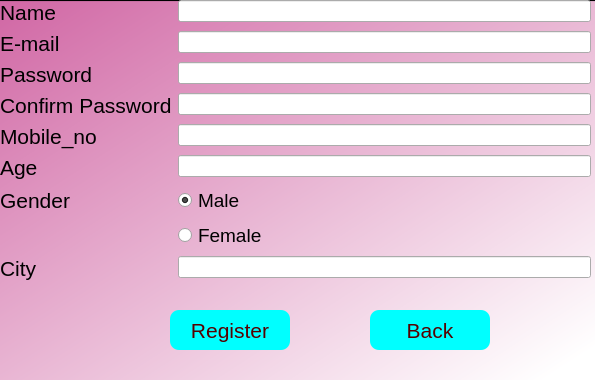
<?xml version="1.0" encoding="UTF-8"?>
<ui version="4.0">
 <class>Dialog</class>
 <widget class="QDialog" name="Dialog">
  <property name="geometry">
   <rect>
    <x>0</x>
    <y>0</y>
    <width>595</width>
    <height>380</height>
   </rect>
  </property>
  <property name="windowTitle">
   <string>New User Entry Form</string>
  </property>
  <property name="windowIcon">
   <iconset>
    <normaloff>C:/Users/hp/Downloads/new user.png</normaloff>C:/Users/hp/Downloads/new user.png</iconset>
  </property>
  <widget class="QLineEdit" name="lineEdit">
   <property name="geometry">
    <rect>
     <x>-10</x>
     <y>0</y>
     <width>610</width>
     <height>390</height>
    </rect>
   </property>
   <property name="styleSheet">
    <string notr="true">background-color: qlineargradient(spread:pad, x1:0.0248052, y1:0.011, x2:0.955039, y2:0.926, stop:0 rgba(209, 104, 165, 255), stop:1 rgba(255, 255, 255, 255));</string>
   </property>
   <property name="readOnly">
    <bool>true</bool>
   </property>
  </widget>
  <widget class="QWidget" name="formLayoutWidget">
   <property name="geometry">
    <rect>
     <x>0</x>
     <y>0</y>
     <width>591</width>
     <height>323</height>
    </rect>
   </property>
   <layout class="QFormLayout" name="formLayout">
    <item row="0" column="0">
     <widget class="QLabel" name="label">
      <property name="font">
       <font>
        <pointsize>16</pointsize>
       </font>
      </property>
      <property name="text">
       <string>Name</string>
      </property>
     </widget>
    </item>
    <item row="0" column="1">
     <widget class="QLineEdit" name="t1"/>
    </item>
    <item row="2" column="0">
     <widget class="QLabel" name="label_2">
      <property name="font">
       <font>
        <pointsize>16</pointsize>
       </font>
      </property>
      <property name="text">
       <string>E-mail</string>
      </property>
     </widget>
    </item>
    <item row="2" column="1">
     <widget class="QLineEdit" name="t2"/>
    </item>
    <item row="3" column="0">
     <widget class="QLabel" name="label_8">
      <property name="font">
       <font>
        <pointsize>16</pointsize>
       </font>
      </property>
      <property name="text">
       <string>Password</string>
      </property>
     </widget>
    </item>
    <item row="3" column="1">
     <widget class="QLineEdit" name="t3"/>
    </item>
    <item row="4" column="0">
     <widget class="QLabel" name="label_7">
      <property name="font">
       <font>
        <pointsize>16</pointsize>
       </font>
      </property>
      <property name="text">
       <string>Confirm Password</string>
      </property>
     </widget>
    </item>
    <item row="4" column="1">
     <widget class="QLineEdit" name="t4"/>
    </item>
    <item row="5" column="0">
     <widget class="QLabel" name="label_6">
      <property name="font">
       <font>
        <pointsize>16</pointsize>
       </font>
      </property>
      <property name="text">
       <string>Mobile_no</string>
      </property>
     </widget>
    </item>
    <item row="6" column="0">
     <widget class="QLabel" name="label_5">
      <property name="font">
       <font>
        <pointsize>16</pointsize>
       </font>
      </property>
      <property name="text">
       <string>Age</string>
      </property>
     </widget>
    </item>
    <item row="8" column="0">
     <widget class="QLabel" name="label_4">
      <property name="font">
       <font>
        <pointsize>16</pointsize>
       </font>
      </property>
      <property name="text">
       <string>Gender</string>
      </property>
     </widget>
    </item>
    <item row="8" column="1">
     <widget class="QRadioButton" name="rb1">
      <property name="font">
       <font>
        <pointsize>14</pointsize>
       </font>
      </property>
      <property name="text">
       <string>Male</string>
      </property>
      <property name="checked">
       <bool>true</bool>
      </property>
     </widget>
    </item>
    <item row="9" column="1">
     <widget class="QRadioButton" name="rb2">
      <property name="font">
       <font>
        <pointsize>14</pointsize>
       </font>
      </property>
      <property name="text">
       <string>Female</string>
      </property>
     </widget>
    </item>
    <item row="11" column="0">
     <widget class="QLabel" name="label_3">
      <property name="font">
       <font>
        <pointsize>16</pointsize>
       </font>
      </property>
      <property name="text">
       <string>City</string>
      </property>
     </widget>
    </item>
    <item row="5" column="1">
     <widget class="QLineEdit" name="t5"/>
    </item>
    <item row="6" column="1">
     <widget class="QLineEdit" name="t6"/>
    </item>
    <item row="11" column="1">
     <widget class="QLineEdit" name="t7"/>
    </item>
   </layout>
  </widget>
  <widget class="QPushButton" name="btn1">
   <property name="geometry">
    <rect>
     <x>170</x>
     <y>310</y>
     <width>120</width>
     <height>40</height>
    </rect>
   </property>
   <property name="font">
    <font>
     <family>MS Shell Dlg 2</family>
     <pointsize>16</pointsize>
     <weight>9</weight>
     <italic>false</italic>
     <bold>false</bold>
    </font>
   </property>
   <property name="styleSheet">
    <string notr="true">QPushButton{
	background-color: rgb(0, 255, 255);
	font: 75 16pt &quot;MS Shell Dlg 2&quot;;
	color: rgb(85, 0, 0);
border-radius:9px;
}

QPushButton:hover{
background-color: rgb(0, 0, 0);
	color: rgb(255, 255, 255);}</string>
   </property>
   <property name="text">
    <string>Register</string>
   </property>
  </widget>
  <widget class="QPushButton" name="btn2">
   <property name="geometry">
    <rect>
     <x>370</x>
     <y>310</y>
     <width>120</width>
     <height>40</height>
    </rect>
   </property>
   <property name="font">
    <font>
     <family>MS Shell Dlg 2</family>
     <pointsize>16</pointsize>
     <weight>9</weight>
     <italic>false</italic>
     <bold>false</bold>
    </font>
   </property>
   <property name="styleSheet">
    <string notr="true">QPushButton{
	background-color: rgb(0, 255, 255);
	font: 75 16pt &quot;MS Shell Dlg 2&quot;;
	color: rgb(85, 0, 0);
border-radius:9px;
}

QPushButton:hover{
background-color: rgb(0, 0, 0);
	color: rgb(255, 255, 255);}</string>
   </property>
   <property name="text">
    <string>Back</string>
   </property>
  </widget>
 </widget>
 <resources/>
 <connections/>
</ui>
